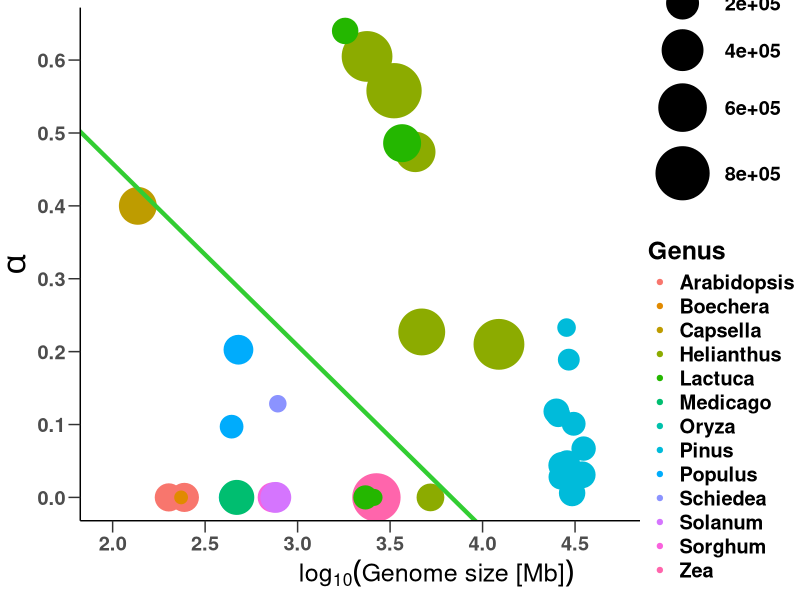
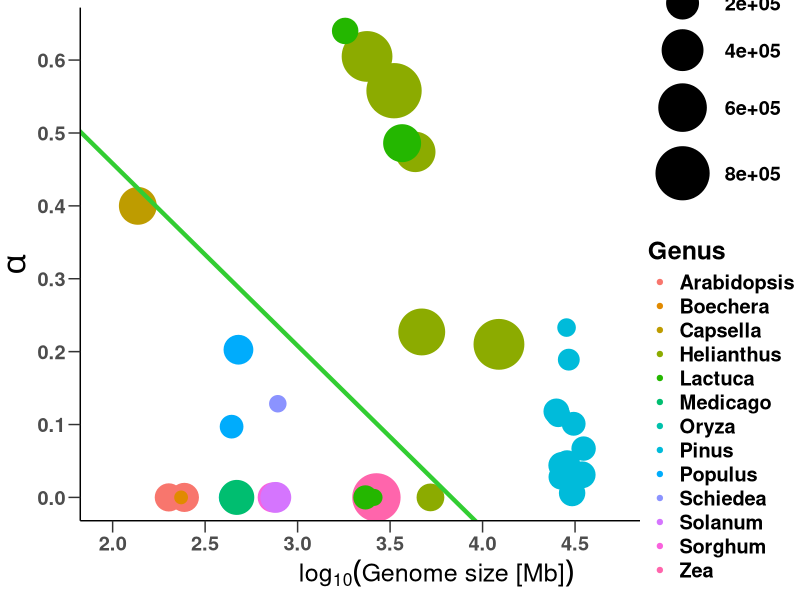

These charts were generated, in order, by the following R code:
## ---- chunk 1
knitr::opts_chunk$set(echo = TRUE)
## ---- chunk 2

library(ggplot2)
library(cowplot)
library(viridis)
alpha_raw <- read.csv("../data/alpha_values.csv",header = T)
## ---- chunk 3

myshapes <- data.frame(name=factor(alpha_raw$genus),
                       num=as.numeric(factor(alpha_raw$genus)))
shapes <- as.numeric(factor(alpha_raw$genus))
shapes <- replace(shapes,shapes<=3,16)
shapes <- replace(shapes,shapes>=9,16)
shapes <- replace(shapes,shapes==6,16)
shapes <- replace(shapes,shapes==7,16)
shapes <- replace(shapes,shapes==4,17) # Helianthus triangle
shapes <- replace(shapes,shapes==8,18)  #Pinus dimond
shapes <- replace(shapes,shapes==5,15)  # Lactuca box
myshapes$shapes <- shapes

aplot <- ggplot(alpha_raw, aes(x=log(genome_1C_mb,10), 
                               y=derived_alpha, 
                               color=genus,size=Ne)) +
  geom_point() + 
  scale_size_continuous(range = c(4, 18))+ 
  scale_x_continuous(breaks = seq(2, 5.5, by = 0.5),
                     limits = c(2,5.5)) + 
  scale_y_continuous(breaks = seq(0, .6, by = 0.1)) + 
  theme_classic() + 
  theme(legend.position = c(0.9, 0.5),
        text = element_text(face="bold",size = 18),
        axis.ticks.length=unit(3,"mm"),
        axis.title.y = element_text(size = 24,face='bold')) + 
  labs(x = expression(log[10]("Genome size [Mb]")), 
       y = expression(alpha),
       colour = "Genus",size=expression(paste(N[e]))) +
  # Add phylogenetically corrected regression line
  geom_abline(intercept=0.958,slope=-0.250,color='limegreen',size=1.5)

aplot
ggsave("../figure/Figure3_alpha_GS.png",plot = aplot,width = 12)
